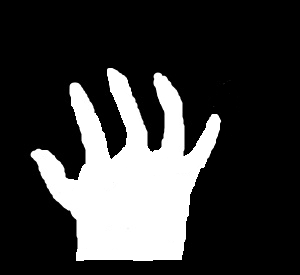
#> input picture hand.bmp, 300 x 275 px
$ python 12.23.py
#> lines starting #> are read from the running program, lines starting #| are printed output that depends on the picture; after the words box and inside, x2 and y2 are one past the last pixel; in counts of white or black regions, pixels touching at a corner belong together
import cv2

o =cv2.imread('../hand.bmp')
#> o is the input picture: shape (275, 300, 3); min 0, max 255, mean 58.6
cv2.imshow('original', o)
gray=cv2.cvtColor(o, cv2.COLOR_BGR2GRAY)
ret,binary=cv2.threshold(gray,127,255,cv2.THRESH_BINARY)
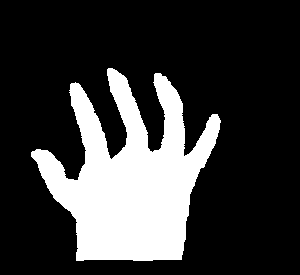
#> binary: shape (275, 300); 23% white; 1 white region
contours,_=cv2.findContours(binary,cv2.RETR_LIST,cv2.CHAIN_APPROX_SIMPLE)
#> contours = 1 contour; box (x1, y1, x2, y2) and area: (31, 68, 221, 261) 18468

image1=o.copy()
hull=cv2.convexHull(contours[0])
#> hull = contour of 16 points, box (x1, y1, x2, y2) (31, 68, 221, 261), area 27350
cv2.polylines(image1, [hull],True, (0, 255, 0), 2)
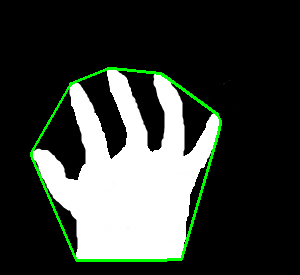
#> image1: shape (275, 300, 3); 2.09% of pixels changed, all inside (x1, y1, x2, y2) = (30, 67, 222, 262)
print(cv2.isContourConvex(hull))
#| True
cv2.imshow('result1', image1)

image2=o.copy()
epsilon=0.01*cv2.arcLength(contours[0], True)
#> epsilon = 11.57
approx=cv2.approxPolyDP(contours[0], epsilon, True)
#> approx = contour of 16 points, box (x1, y1, x2, y2) (31, 68, 218, 261), area 17769
cv2.drawContours(image2, [approx], -1, (0, 0, 255), 2)
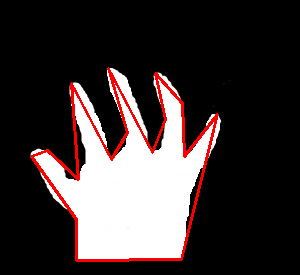
#> image2: shape (275, 300, 3); 3.61% of pixels changed, all inside (x1, y1, x2, y2) = (30, 67, 219, 262)
print(cv2.isContourConvex(approx))
#| False
cv2.imshow('result2', image2)

cv2.waitKey(0)
cv2.destroyAllWindows()
